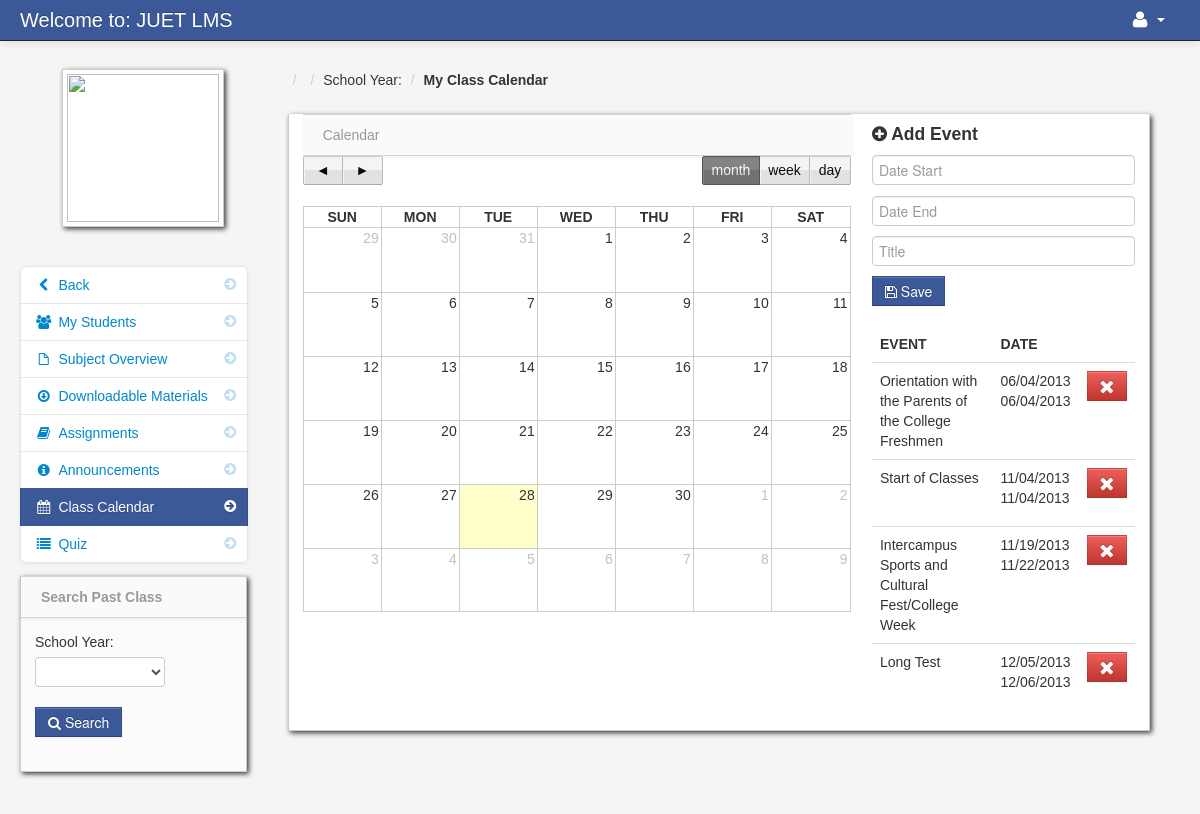
/class_calendar.php (signed in), run on the app's committed database.
### tables this page shows
CREATE TABLE `event` (
  `event_id` int(11) NOT NULL,
  `event_title` varchar(100) NOT NULL,
  `teacher_class_id` int(11) NOT NULL,
  `date_start` varchar(100) NOT NULL,
  `date_end` varchar(100) NOT NULL
);

### session.php (called while the page is built, shortened)
<?php
$session_id=$_SESSION['id'];
?>

### header_dashboard.php (shortened to what this page needs)
<!DOCTYPE html>
<html class="no-js">
    <head>
        <link href="admin/bootstrap/css/bootstrap.min.css" rel="stylesheet" media="screen">
        <link href="admin/bootstrap/css/bootstrap-responsive.min.css" rel="stylesheet" media="screen">
        <link href="admin/bootstrap/css/font-awesome.css" rel="stylesheet" media="screen">
        <link href="admin/bootstrap/css/my_style.css" rel="stylesheet" media="screen">
        <link href="admin/bootstrap/css/print.css" rel="stylesheet" media="print">
        <link href="admin/vendors/easypiechart/jquery.easy-pie-chart.css" rel="stylesheet" media="screen">
        <link href="admin/assets/styles.css" rel="stylesheet" media="screen">
		<link href="admin/vendors/fullcalendar/fullcalendar.css" rel="stylesheet" media="screen">
		<link href="admin/assets/DT_bootstrap.css" rel="stylesheet" media="screen">
		<link href="admin/vendors/jGrowl/jquery.jgrowl.css" rel="stylesheet" media="screen">
		<link rel="stylesheet" type="text/css" href="admin/vendors/bootstrap-wysihtml5/src/bootstrap-wysihtml5.css"></link>
		<link href="admin/vendors/jGrowl/jquery.jgrowl.css" rel="stylesheet" media="screen">
    </head>

### class_calendar.php (shortened to what this page needs)
<?php include('header_dashboard.php'); ?>
<?php include('session.php'); ?>
<?php $get_id = $_GET['id']; ?>
    <body>
		<?php include('navbar_teacher.php'); ?>
        <div class="container-fluid">
            <div class="row-fluid">
				<?php include('calendar_sidebar.php'); ?>
                <div class="span9" id="content">
                     <div class="row-fluid">
									<?php $class_query = mysqli_query($conn,"select * from teacher_class
									LEFT JOIN class ON class.class_id = teacher_class.class_id
									LEFT JOIN subject ON subject.subject_id = teacher_class.subject_id
									where teacher_class_id = '$get_id'")or die(mysqli_error());
									$class_row = mysqli_fetch_array($class_query);
									?>
									<ul class="breadcrumb">
										<li><a href="#"><?php echo $class_row['class_name']; ?></a> <span class="divider">/</span></li>
										<li><a href="#"><?php echo $class_row['subject_code']; ?></a> <span class="divider">/</span></li>
										<li><a href="#">School Year: <?php echo $class_row['school_year']; ?></a> <span class="divider">/</span></li>
										<li><a href="#"><b>My Class Calendar</b></a></li>
									</ul>
                        <div id="block_bg" class="block">
								<div class="block-content collapse in">
										<div class="span8">
										<div class="navbar navbar-inner block-header">
											<div class="muted pull-left">Calendar</div>
										</div>
															<div id='calendar'></div>
										</div>
										<div class="span4">
												<?php include('add_class_event.php'); ?>
										</div>
										</div>
                                </div>
                            </div>
                        </div>
                    </div>
                </div>
		<?php include('script.php'); ?>
    </body>
</html>

### navbar_teacher.php (shortened to what this page needs)
	<div class="navbar navbar-fixed-top navbar-inverse">
           <div class="navbar-inner">
               <div class="container-fluid">
                   <a class="brand" href="#">Welcome to: JUET LMS</a>
							<div class="nav-collapse collapse">
								<ul class="nav pull-right">
												<?php $query= mysqli_query($conn,"select * from teacher where teacher_id = '$session_id'")or die(mysqli_error());
														$row = mysqli_fetch_array($query);
												?>
												<li class="dropdown">
													<a href="#" role="button" class="dropdown-toggle" data-toggle="dropdown"> <i class="icon-user icon-large"></i><?php echo $row['firstname']." ".$row['lastname'];  ?> <i class="caret"></i></a>
												</li>
								</ul>
							</div>
               </div>
           </div>
</div>

### calendar_sidebar.php
<div class="span3" id="sidebar">
	<img id="avatar" src="admin/<?php echo $row['location']; ?>" class="img-polaroid">
			<ul class="nav nav-list bs-docs-sidenav nav-collapse collapse">
				<li class=""><a href="dasboard_teacher.php"><i class="icon-chevron-right"></i><i class="icon-chevron-left"></i>&nbsp;Back</a></li>
				<li class=""><a href="my_students.php<?php echo '?id='.$get_id; ?>"><i class="icon-chevron-right"></i><i class="icon-group"></i>&nbsp;My Students</a></li>
				<li class=""><a href="subject_overview.php<?php echo '?id='.$get_id; ?>"><i class="icon-chevron-right"></i><i class="icon-file"></i>&nbsp;Subject Overview</a></li>
				<li class=""><a href="downloadable.php<?php echo '?id='.$get_id; ?>"><i class="icon-chevron-right"></i><i class="icon-download"></i>&nbsp;Downloadable Materials</a></li>
				<li class=""><a href="assignment.php<?php echo '?id='.$get_id; ?>"><i class="icon-chevron-right"></i><i class="icon-book"></i>&nbsp;Assignments</a></li>
				<li class=""><a href="announcements.php<?php echo '?id='.$get_id; ?>"><i class="icon-chevron-right"></i><i class="icon-info-sign"></i>&nbsp;Announcements</a></li>
				<li class="active"><a href="class_calendar.php<?php echo '?id='.$get_id; ?>"><i class="icon-chevron-right"></i><i class="icon-calendar"></i>&nbsp;Class Calendar</a></li>
			    <li class=""><a href="class_quiz.php<?php echo '?id='.$get_id; ?>"><i class="icon-chevron-right"></i><i class="icon-list"></i>&nbsp;Quiz</a></li>
			</ul>
			<?php include('search_other_class.php'); ?>
</div>

### search_other_class.php
                <div class="block" id="search_class">
                    <div class="navbar navbar-inner block-header">
                        <div id="" class="muted pull-left"><strong>Search Past Class</strong></div>
                    </div>
                    <div class="block-content collapse in">
                        <div class="span12">
<form method="post" action="search_class.php">
		<div class="control-group">
			<label>School Year:</label>
                                  <div class="controls">
                                    <select name="school_year"  class="span8" required>
                                     	<option></option>
			<?php
			$query = mysqli_query($conn,"select * from school_year order by school_year DESC");
			while($row = mysqli_fetch_array($query)){
			?>
			<option><?php echo $row['school_year']; ?></option>
			<?php } ?>
                                    </select>
                                  </div>
                                </div>
			<div class="control-group">
                                  <div class="controls">
				<button name="search" class="btn btn-info"><i class="icon-search"></i> Search</button>
                                  </div>
                                </div>
                        </form>
</div>
                    </div>
                </div>

### add_class_event.php (shortened to what this page needs)
 <form id="signin_student" class="form-signin" method="post">
	<h4 class="form-signin-heading"><i class="icon-plus-sign"></i> Add Event</h4>
	    <input type="text" class="input-block-level datepicker" name="date_start" id="date01" placeholder="Date Start" required/>
	    <input type="text" class="input-block-level datepicker" name="date_end" id="date01" placeholder="Date End" required/>
		<input type="text" class="input-block-level" id="username" name="title" placeholder="Title" required/>
	<button id="signin" name="add" class="btn btn-info" type="submit"><i class="icon-save"></i> Save</button>
</form>
		<table cellpadding="0" cellspacing="0" border="0" class="table" id="">
										<thead>
										        <tr>
												<th>Event</th>
												<th>Date</th>
												<th></th>
												</tr>
										</thead>
										<tbody>
									<?php $event_query = mysqli_query($conn,"select * from event where teacher_class_id = '$get_id' ")or die(mysqli_error());
										while($event_row = mysqli_fetch_array($event_query)){
										$id  = $event_row['event_id'];
									?>
										<tr id="del<?php echo $id; ?>">
										 <td><?php echo $event_row['event_title']; ?></td>
                                         <td><?php  echo $event_row['date_start']; ?>
											<br>
											 <?php  echo $event_row['date_end']; ?>
										 </td>
                                         <td width="40">
										 <form method="post" action="delete_class_event.php">
										 <button class="btn btn-danger" name="delete_event"><i class="icon-remove icon-large"></i></button>
										 </form>
										 </td>
                                </tr>
						 <?php } ?>
										</tbody>
									</table>

### script.php (shortened to what this page needs)
	<link href="admin/vendors/datepicker.css" rel="stylesheet" media="screen">
	<link href="admin/vendors/uniform.default.css" rel="stylesheet" media="screen">
	<link href="admin/vendors/chosen.min.css" rel="stylesheet" media="screen">
<link rel="stylesheet" type="text/css" href="admin/assets//style.css" />
	<link href="admin/vendors/datepicker.css" rel="stylesheet" media="screen">

### admin/assets/styles.css (style rules this page uses)
body { padding-top: 60px; padding-bottom: 40px; background-color: #f5f5f5; }
#content { margin-left:0px; }
.breadcrumb { margin: 0 0 0px; padding: 10px 0px; background-color: transparent; }
.block { background: url("../images/pixel-60fff.png") repeat scroll 0 0 rgba(0, 0, 0, 0) !important; border: 1px solid #ccc; background: white; margin: 1em 0em; border-top: none; -webkit-box-shadow: 2px 2px 5px rgba(0, 0, 6, 0.75); -moz-box-shadow: 2px 2px 5px rgba(0, 0, 6, 0.75); box-shadow: 2px 2px 5px rgba(0, 0, 6, 0.75); }
.block-content { margin: 1em; min-height: .25em; }
.block-header { margin-bottom: 0px; border-right: none; border-left: none; -webkit-border-radius: 0px; -moz-border-radius: 0px; border-radius: 0px; }
.block-header div { padding-top: 10px; }
.bs-docs-sidenav { max-width: 228px; margin: 30px 0 0; padding: 0; background-color: #fff; -webkit-border-radius: 6px; -moz-border-radius: 6px; border-radius: 6px; -webkit-box-shadow: 0 1px 4px rgba(0,0,0,.065); -moz-box-shadow: 0 1px 4px rgba(0,0,0,.065); box-shadow: 0 1px 4px rgba(0,0,0,.065); }
.bs-docs-sidenav > li > a { display: block; width: 190px \9; margin: 0 0 -1px; padding: 8px 14px; border: 1px solid #e5e5e5; }
.bs-docs-sidenav > li:first-child > a { -webkit-border-radius: 6px 6px 0 0; -moz-border-radius: 6px 6px 0 0; border-radius: 6px 6px 0 0; }
.bs-docs-sidenav > li:last-child > a { -webkit-border-radius: 0 0 6px 6px; -moz-border-radius: 0 0 6px 6px; border-radius: 0 0 6px 6px; }
.bs-docs-sidenav > .active > a { position: relative; z-index: 2; padding: 9px 15px; border: 0; text-shadow: 0 1px 0 rgba(0,0,0,.15); -webkit-box-shadow: inset 1px 0 0 rgba(0,0,0,.1), inset -1px 0 0 rgba(0,0,0,.1); -moz-box-shadow: inset 1px 0 0 rgba(0,0,0,.1), inset -1px 0 0 rgba(0,0,0,.1); box-shadow: inset 1px 0 0 rgba(0,0,0,.1), inset -1px 0 0 rgba(0,0,0,.1); }
.bs-docs-sidenav .icon-chevron-right { float: right; margin-top: 2px; margin-right: -6px; opacity: .25; }
.bs-docs-sidenav .active .icon-chevron-right, .bs-docs-sidenav .active a:hover .icon-chevron-right { opacity: 1; }

### data on the page
event: event_title "Orientation with the Parents of the College Freshmen", date_start "06/04/2013", date_end "06/04/2013"
event: event_title "Start of Classes", date_start "11/04/2013", date_end "11/04/2013"
event: event_title "Intercampus Sports and Cultural Fest/College Week", date_start "11/19/2013", date_end "11/22/2013"
event: event_title "Long Test", date_start "12/05/2013", date_end "12/06/2013"
